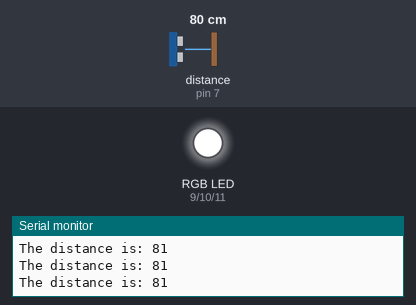
This sketch was run on a simulated Arduino Uno, built with avr-gcc and run on an emulated ATmega328P. On the bench: an RGB LED mixed from three pins (HIGH = lit), the last lines printed to the serial monitor. The test bench sets the inputs (shaded band); at power-on: distance to the obstacle (sensor on pin 7) 80 cm. The echo pulse lasts 58.3 µs per cm.

Above: at 1.2 s.
1.3 s: distance to the obstacle (sensor on pin 7) set to 9 cm
At 2.2 s:
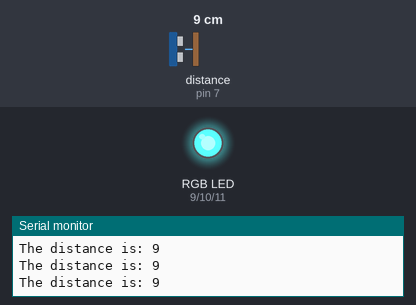
2.8 s: distance to the obstacle (sensor on pin 7) set to 12 cm
At 3.3 s:
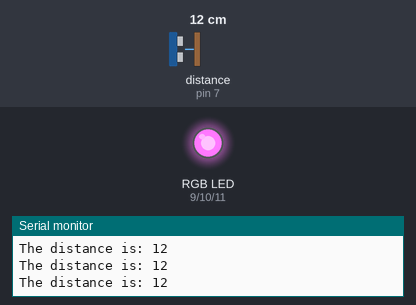
4.3 s: distance to the obstacle (sensor on pin 7) set to 2 cm
At 4.7 s:
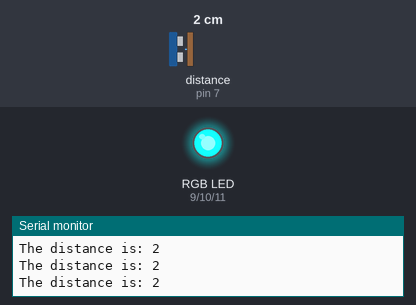
5.8 s: distance to the obstacle (sensor on pin 7) set to 18 cm
At 6.9 s:
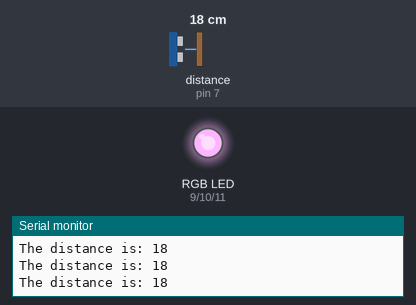
7.3 s: distance to the obstacle (sensor on pin 7) set to 120 cm
At 7.6 s:
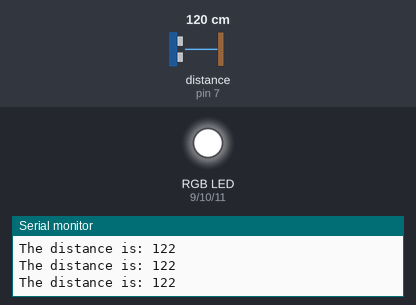
8.8 s: distance to the obstacle (sensor on pin 7) set to 197 cm
11.8 s: distance to the obstacle (sensor on pin 7) set to 206 cm
At 12.4 s:
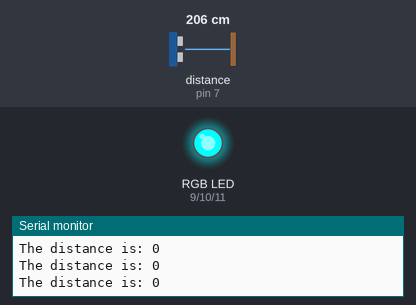
Timing chart, 0 to 14.3 s (numbered marks = the images above; inputs shaded):
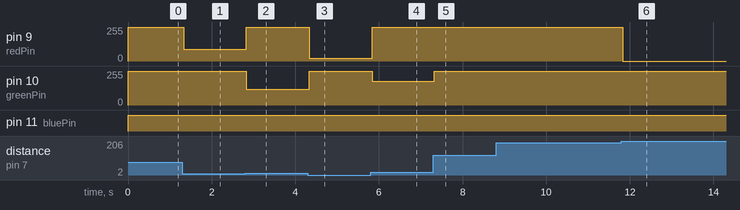

Measured:
- the behaviour switches between 10 and 11 cm on distance to the obstacle (sensor on pin 7) (found by bisection; images 1 and 2)
- the behaviour switches between 200 and 201 cm on distance to the obstacle (sensor on pin 7) (found by bisection; images 5 and 6)
- after the input at 1.3 s, pin 9 (redPin): 255/255 → 90/255 at once
- after the input at 2.8 s, pin 9 (redPin): 90/255 → 255/255 at once; pin 10 (greenPin): 255/255 → 120/255 at once
- after the input at 4.3 s, pin 9 (redPin): 255/255 → 20/255 at once; pin 10 (greenPin): 120/255 → 255/255 at once
- after the input at 5.8 s, pin 9 (redPin): 20/255 → 255/255 at once; pin 10 (greenPin): 255/255 → 180/255 at once
- after the input at 7.3 s, pin 10 (greenPin): 180/255 → 255/255 at once
- after the input at 11.8 s, pin 9 (redPin): 255/255 → 0/255 at once

The sketch:

sketch_mar17c.ino
```cpp
#include <NewPing.h>
#define trigger 8
#define echo 7
#define redPin 9
#define greenPin 10
#define bluePin 11
NewPing sonar(trigger,echo,200);
void setup() {
Serial.begin(9600);
 pinMode(redPin,OUTPUT);
 pinMode(greenPin,OUTPUT);
 pinMode(bluePin,OUTPUT);
}

void loop() {
int var=sonar.ping_cm();
Serial.print("The distance is: ");
Serial.println(var);
map(var,0,1023,0,255);

if (var<=10){
  analogWrite(redPin,var*10);
  analogWrite(greenPin,255);
  analogWrite(bluePin,255);
}
else{
  analogWrite(redPin,255);
  analogWrite(greenPin,var*10);
  analogWrite(bluePin,255);
}
}
```
